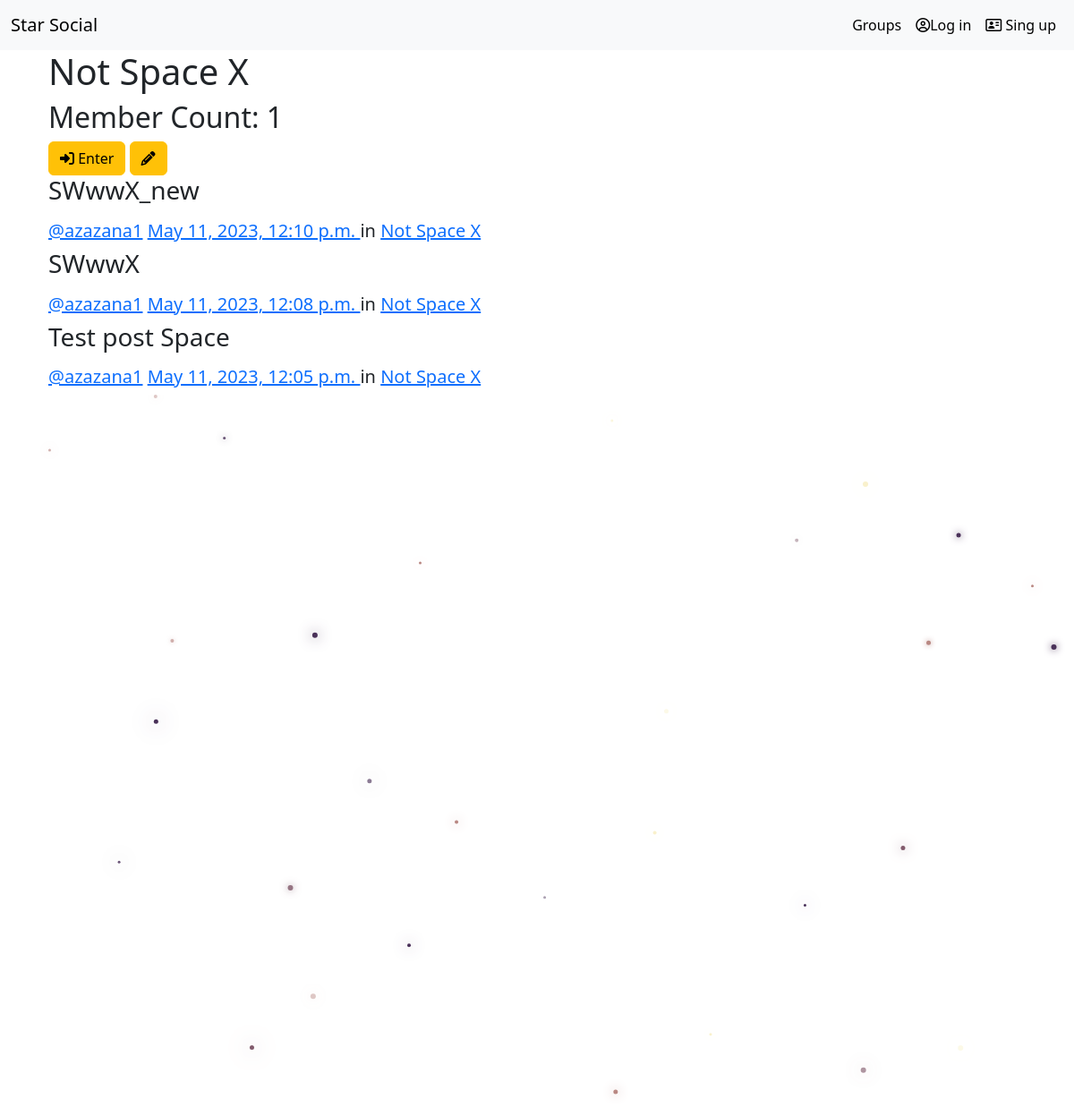
Page /groups/posts/in/not-space-x/ on the committed database.
### groups/models.py (models this page shows, shortened)
class Group(models.Model):
    name = models.CharField(max_length=255, unique=True)
    slug = models.SlugField(allow_unicode=True, unique=True)
    description = models.TextField(blank=True, default='')
    description_html = models.TextField(editable=False, default='', blank=True)
    members = models.ManyToManyField(User, through='GroupMember')
    def __str__(self):
        return self.name
    class Meta:
        ordering = ['name']

### posts/models.py (models this page shows, shortened)
class Post(models.Model):
    user = models.ForeignKey(User,related_name='posts',on_delete=models.CASCADE)
    created_at = models.DateTimeField(auto_now=True)
    message=models.TextField()
    message_html=models.TextField(editable=False)
    group = models.ForeignKey(Group, related_name='posts', null=True,blank=True,on_delete=models.CASCADE)
    class Meta:
        ordering=['-created_at']
        unique_together=['user','message']

### groups/views.py (the view)
# urls.py: path('posts/in/<str:slug>/', views.SingleGroup.as_view(), name='single'),
class SingleGroup(generic.DetailView):
    model = Group

### groups/templates/groups/group_detail.html
{%extends "groups/group_base.html"%}
{%block pregroup%}
<h1>{{group.name}}</h1>
<h2>Member Count: {{group.members.count}}</h2>
<div class="content">
    {% if user in group.members.all %}
    <a href="{%url 'groups:leave' slug=group.slug%}" class="btn btn-warning">
        <i class="fa-sharp fa fa-arrow-up-from-bracket fa-rotate-90"></i> Leave
    </a>
    {%else%}
    <a href="{%url 'groups:join' slug=group.slug%}" class="btn btn-warning">
        <i class="fa-sharp fa fa-right-to-bracket"></i> Enter
    </a>
    {%endif%}
    <a href="{%url 'groups:update' slug=group.slug%}" class="btn btn-warning">
        <i class="fa-solid fa-pencil"></i>
    </a>
</div>
{%endblock%}
{%block group_content%}
<div class="col-md-8">
    {% if group.posts.count == 0 %}
        <h2>No posts in the group yet</h2>
    {% else %}
        {% for post in group.posts.all %}
            {%include 'posts/_post.html'%}
        {%endfor%}
    {% endif %}
</div>
{%endblock%}

### posts/templates/posts/_post.html (shortened to what this page needs)
<div class="post media">
    <h3>{{post.message_html|safe}}</h3>
    <div class="media-body">
        <h5 class="media-heading">
        <span class="username">
            <a href="{%url 'posts:for_user' username=post.user.username%}">@{{post.user.username}}</a>
        </span>
        <time class="time">
            <a href="{%url 'posts:single' username=post.user.username pk=post.pk%}">
                {{post.created_at}}
            </a>
        </time>
            in
            <a href="{%url 'groups:single' slug=post.group.slug%}">{{post.group}}</a>
        </h5>
    </div>
</div>

### rows in the picture
Group: name "Not Space X", members.count "1"
Post: message_html "SWwwX_new", user.username "azazana1", created_at "May 11, 2023, 12:10 p.m.", group "Not Space X"
Post: message_html "SWwwX", user.username "azazana1", created_at "May 11, 2023, 12:08 p.m.", group "Not Space X"
Post: message_html "Test post Space", user.username "azazana1", created_at "May 11, 2023, 12:05 p.m.", group "Not Space X"
